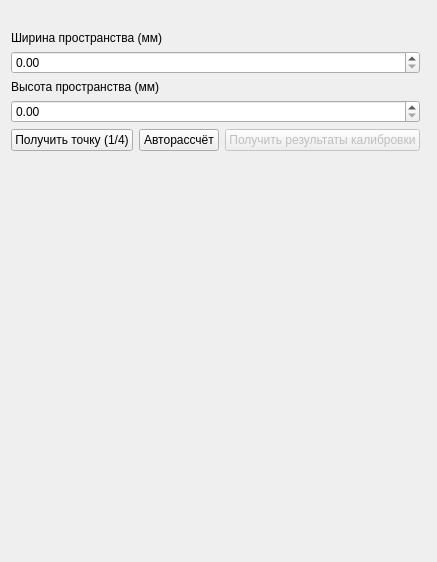
<?xml version="1.0" encoding="UTF-8"?>
<ui version="4.0">
 <class>WorkspaceCalibration</class>
 <widget class="QWidget" name="WorkspaceCalibration">
  <property name="geometry">
   <rect>
    <x>0</x>
    <y>0</y>
    <width>437</width>
    <height>562</height>
   </rect>
  </property>
  <property name="windowTitle">
   <string>Form</string>
  </property>
  <layout class="QFormLayout" name="formLayout">
   <item row="0" column="0">
    <layout class="QVBoxLayout" name="verticalLayout">
     <item>
      <widget class="QLabel" name="label">
       <property name="text">
        <string/>
       </property>
       <property name="pixmap">
        <pixmap>workspace_steps.png</pixmap>
       </property>
       <property name="alignment">
        <set>Qt::AlignCenter</set>
       </property>
      </widget>
     </item>
     <item>
      <layout class="QVBoxLayout" name="verticalLayout_2">
       <item>
        <widget class="QLabel" name="label_3">
         <property name="text">
          <string>Ширина пространства (мм)</string>
         </property>
        </widget>
       </item>
       <item>
        <widget class="QDoubleSpinBox" name="width">
         <property name="maximum">
          <double>10000.000000000000000</double>
         </property>
        </widget>
       </item>
       <item>
        <widget class="QLabel" name="label_2">
         <property name="text">
          <string>Высота пространства (мм)</string>
         </property>
        </widget>
       </item>
       <item>
        <widget class="QDoubleSpinBox" name="height">
         <property name="maximum">
          <double>10000.000000000000000</double>
         </property>
        </widget>
       </item>
      </layout>
     </item>
     <item>
      <layout class="QHBoxLayout" name="horizontalLayout">
       <item>
        <widget class="QPushButton" name="get_point">
         <property name="text">
          <string>Получить точку (1/4)</string>
         </property>
        </widget>
       </item>
       <item>
        <widget class="QPushButton" name="auto_point">
         <property name="enabled">
          <bool>true</bool>
         </property>
         <property name="text">
          <string>Авторассчёт</string>
         </property>
        </widget>
       </item>
       <item>
        <widget class="QPushButton" name="get_calibration_result">
         <property name="enabled">
          <bool>false</bool>
         </property>
         <property name="text">
          <string>Получить результаты калибровки</string>
         </property>
        </widget>
       </item>
      </layout>
     </item>
    </layout>
   </item>
  </layout>
 </widget>
 <resources/>
 <connections/>
</ui>
